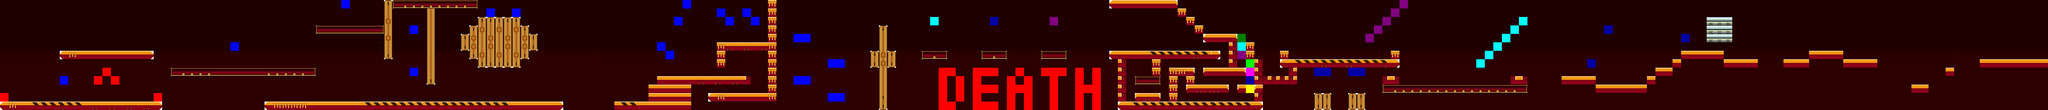

Tiled map render using the project's own tile images. Description and the map definition, with tile-layer contents summarised, below:
An orthogonal 240x13 tile map with 16x16 px tiles, 2 tile layers (background, graphics) and 132 objects.

<map version="1.2" tiledversion="1.3.4" orientation="orthogonal" renderorder="right-down" width="240" height="13" tilewidth="16" tileheight="16" infinite="0" nextlayerid="7" nextobjectid="190">
 <tileset firstgid="1" source="assualt_tile_map.tsx" />
 <layer id="1" name="background" width="240" height="13" locked="1">
  <data>[3120 cells, 3120 non-empty, 5 distinct tile ids]</data>
 </layer>
 <layer id="2" name="graphics" width="240" height="13" locked="1">
  <data>[3120 cells, 662 non-empty, 41 distinct tile ids]</data>
 </layer>
 <objectgroup id="3" name="ground" locked="1">
  <object id="5" x="0" y="192" width="304" height="16" />
  <object id="10" x="496" y="192" width="560" height="16" />
  <object id="30" x="176" y="144" width="16" height="16" />
  <object id="31" x="192" y="128" width="16" height="16" />
  <object id="32" x="208" y="144" width="16" height="16" />
  <object id="42" x="1152" y="192" width="144" height="16" />
  <object id="43" x="1216" y="160" width="80" height="32" />
  <object id="44" x="1232" y="144" width="176" height="16" />
  <object id="47" x="1440" y="96" width="16" height="96" />
  <object id="49" x="1328" y="176" width="112" height="16" />
  <object id="50" x="320" y="128" width="272" height="16" />
  <object id="51" x="592" y="48" width="128" height="16" />
  <object id="54" x="800" y="16" width="16" height="144" />
  <object id="55" x="896" y="32" width="80" height="96" />
  <object id="58" x="880" y="48" width="16" height="64" />
  <object id="59" x="864" y="64" width="16" height="32" />
  <object id="60" x="976" y="48" width="16" height="64" />
  <object id="61" x="992" y="64" width="16" height="32" />
  <object id="62" x="112" y="96" width="176" height="16" />
  <object id="63" x="1072" y="224" width="64" height="32" />
  <object id="64" x="1440" y="-128" width="16" height="208" />
  <object id="65" x="1296" y="208" width="352" height="16" />
  <object id="66" x="1648" y="48" width="16" height="176" />
  <object id="67" x="1632" y="96" width="16" height="32" />
  <object id="68" x="1664" y="96" width="16" height="32" />
  <object id="76" x="1728" y="96" width="48" height="16" />
  <object id="78" x="1840" y="96" width="48" height="16" />
  <object id="79" x="1952" y="96" width="48" height="16" />
  <object id="89" x="0" y="176" width="16" height="16" />
  <object id="90" x="288" y="176" width="16" height="16" />
  <object id="110" x="2080" y="96" width="208" height="16" />
  <object id="111" x="2096" y="192" width="272" height="16" />
  <object id="112" x="2128" y="176" width="48" height="16" />
  <object id="113" x="2128" y="144" width="48" height="16" />
  <object id="114" x="2192" y="128" width="48" height="16" />
  <object id="115" x="2256" y="128" width="80" height="16" />
  <object id="116" x="2256" y="64" width="64" height="16" />
  <object id="117" x="2080" y="0" width="128" height="16" />
  <object id="119" x="2352" y="112" width="16" height="80" />
  <object id="120" x="2320" y="160" width="16" height="16" />
  <object id="121" x="2224" y="160" width="80" height="16" />
  <object id="122" x="2192" y="144" width="16" height="48" />
  <object id="123" x="2160" y="112" width="16" height="32" />
  <object id="124" x="2224" y="144" width="16" height="16" />
  <object id="125" x="2304" y="80" width="16" height="48" />
  <object id="126" x="2096" y="112" width="16" height="80" />
  <object id="127" x="2336" y="80" width="16" height="32" />
  <object id="128" x="2240" y="48" width="16" height="16" />
  <object id="129" x="2208" y="16" width="16" height="16" />
  <object id="132" x="1344" y="80" width="112" height="16" />
  <object id="133" x="1344" y="96" width="16" height="32" />
  <object id="134" x="2400" y="112" width="224" height="16" />
  <object id="135" x="2400" y="96" width="16" height="16" />
  <object id="136" x="2608" y="96" width="16" height="16" />
  <object id="137" x="2592" y="144" width="32" height="16" />
  <object id="138" x="2592" y="160" width="272" height="16" />
  <object id="139" x="2832" y="144" width="32" height="16" />
  <object id="168" x="2368" y="144" width="64" height="16" />
  <object id="169" x="2416" y="128" width="16" height="16" />
  <object id="172" x="2464" y="176" width="32" height="32" />
  <object id="173" x="2528" y="176" width="32" height="32" />
  <object id="177" x="2928" y="144" width="64" height="16" />
  <object id="178" x="2992" y="160" width="96" height="16" />
  <object id="179" x="3088" y="144" width="16" height="16" />
  <object id="180" x="3104" y="128" width="32" height="16" />
  <object id="181" x="3136" y="112" width="16" height="16" />
  <object id="182" x="3152" y="96" width="80" height="16" />
  <object id="184" x="3232" y="112" width="64" height="16" />
  <object id="185" x="720" y="0" width="176" height="16" />
  <object id="186" x="720" y="16" width="16" height="96" />
 </objectgroup>
 <objectgroup id="4" name="platforms" locked="1" />
 <objectgroup id="5" name="coins">
  <object id="23" x="768" y="48" width="16" height="16" />
  <object id="24" x="640" y="0" width="16" height="16" />
  <object id="25" x="432" y="80" width="16" height="16">
   <properties>
    <property name="globe" value="" />
   </properties>
  </object>
  <object id="26" x="912" y="16" width="16" height="16" />
  <object id="27" x="960" y="16" width="16" height="16" />
  <object id="28" x="112" y="144" width="16" height="16" />
  <object id="33" x="1232" y="80" width="16" height="16" />
  <object id="34" x="1248" y="96" width="16" height="16" />
  <object id="35" x="1264" y="32" width="16" height="16" />
  <object id="36" x="1280" y="0" width="16" height="16" />
  <object id="37" x="1344" y="16" width="16" height="16" />
  <object id="38" x="1360" y="32" width="16" height="16" />
  <object id="39" x="1392" y="16" width="16" height="16" />
  <object id="40" x="1408" y="32" width="16" height="16" />
  <object id="80" x="1488" y="64" width="16" height="16" />
  <object id="81" x="1488" y="144" width="16" height="16" />
  <object id="82" x="1504" y="144" width="16" height="16" />
  <object id="83" x="1552" y="176" width="16" height="16" />
  <object id="84" x="1568" y="176" width="16" height="16" />
  <object id="86" x="1552" y="112" width="16" height="16" />
  <object id="87" x="1568" y="112" width="16" height="16" />
  <object id="88" x="1504" y="64" width="16" height="16" />
  <object id="91" x="1744" y="32" width="16" height="16" />
  <object id="92" x="1856" y="32" width="16" height="16" />
  <object id="94" x="1968" y="32" width="16" height="16" />
  <object id="100" x="2336" y="128" width="16" height="16" />
  <object id="101" x="2336" y="112" width="16" height="16" />
  <object id="102" x="2336" y="144" width="16" height="16" />
  <object id="103" x="2336" y="160" width="16" height="16" />
  <object id="104" x="2320" y="64" width="16" height="16" />
  <object id="106" x="2320" y="80" width="16" height="16" />
  <object id="108" x="2320" y="96" width="16" height="16" />
  <object id="143" x="2624" y="0" width="16" height="16" />
  <object id="145" x="2608" y="16" width="16" height="16" />
  <object id="146" x="2592" y="32" width="16" height="16" />
  <object id="147" x="2576" y="48" width="16" height="16">
   <properties>
    <property name="green_ram" value="" />
   </properties>
  </object>
  <object id="148" x="2560" y="64" width="16" height="16">
   <properties>
    <property name="adc" value="fdgtfthfhfjhy" />
    <property name="globe" value="" />
   </properties>
  </object>
  <object id="149" x="2768" y="112" width="16" height="16" />
  <object id="150" x="2784" y="96" width="16" height="16" />
  <object id="151" x="2800" y="80" width="16" height="16" />
  <object id="152" x="2816" y="64" width="16" height="16" />
  </objectgroup>
 <objectgroup id="6" name="green_ram" locked="1">
  <!-- 14 objects omitted --></objectgroup>
</map>
<!-- 21 of 132 objects omitted -->